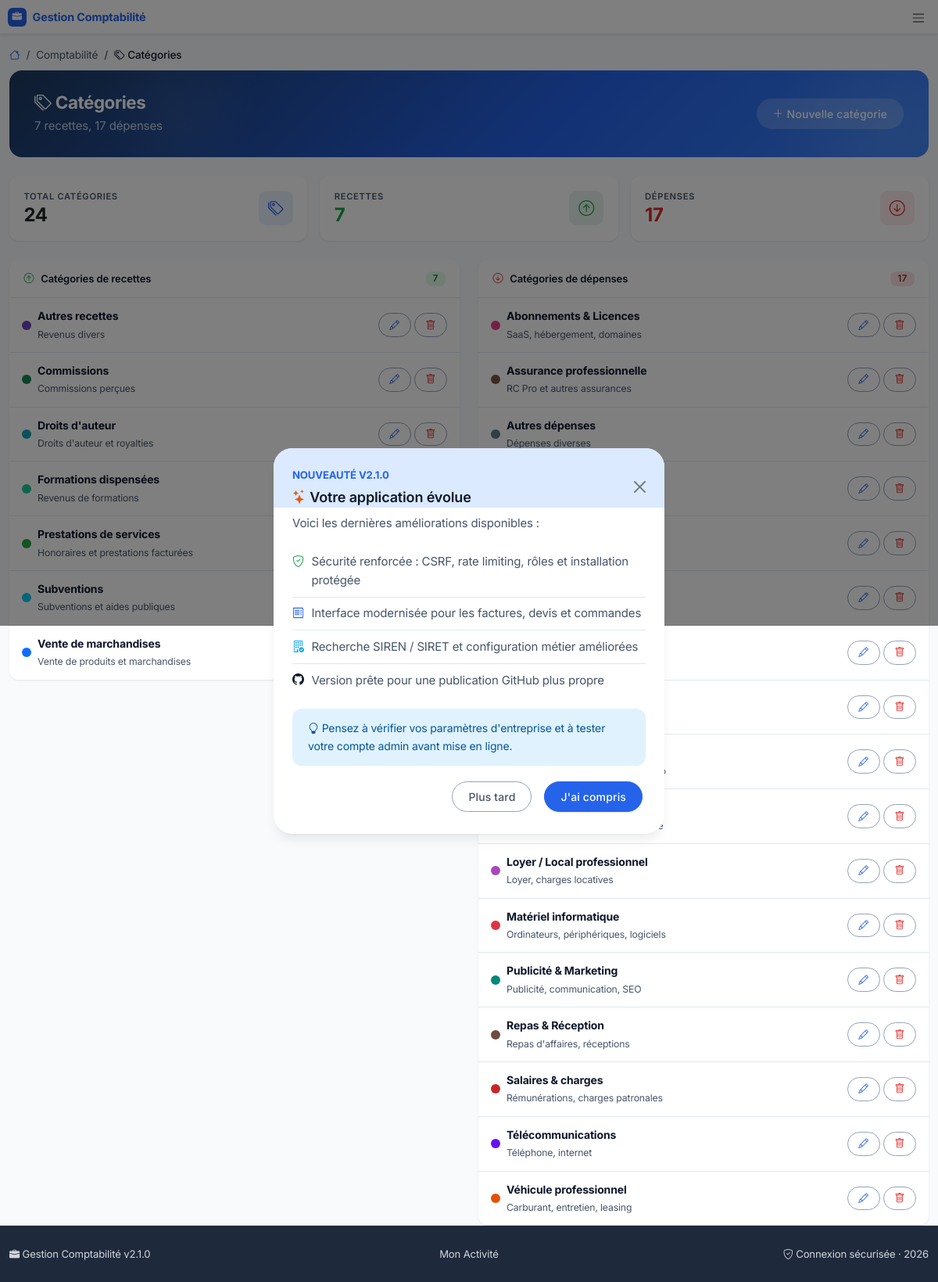
The app's page /categories.php (signed in) with its own data.
### tables this page shows
CREATE TABLE IF NOT EXISTS `categories` (
    `id` INT UNSIGNED AUTO_INCREMENT PRIMARY KEY,
    `nom` VARCHAR(100) NOT NULL,
    `type` ENUM('recette', 'depense') NOT NULL,
    `description` VARCHAR(255) DEFAULT NULL,
    `couleur` VARCHAR(7) DEFAULT '#6c757d',
    `actif` TINYINT(1) DEFAULT 1,
    `created_at` DATETIME DEFAULT CURRENT_TIMESTAMP
);

CREATE TABLE IF NOT EXISTS `parametres` (
    `cle` VARCHAR(50) PRIMARY KEY,
    `valeur` VARCHAR(255) NOT NULL,
    `description` VARCHAR(255) DEFAULT NULL
);

### functions.php (called while the page is built, shortened)
<?php
function e(string $str): string {
    return htmlspecialchars($str, ENT_QUOTES, 'UTF-8');
}
function csrfToken(): string {
    return $_SESSION['csrf_token'];
}
function getParam(string $cle, string $defaut = ''): string {
    $db = getDB();
    $stmt = $db->prepare('SELECT valeur FROM parametres WHERE cle = ?');
    $stmt->execute([$cle]);
    $row = $stmt->fetch();
    return $row ? $row['valeur'] : $defaut;
}
function getCategories(string $type = null): array {
    $db = getDB();
    if ($type) {
        $stmt = $db->prepare('SELECT * FROM categories WHERE actif = 1 AND type = ? ORDER BY nom');
        $stmt->execute([$type]);
    } else {
        $stmt = $db->query('SELECT * FROM categories WHERE actif = 1 ORDER BY type, nom');
    }
    return $stmt->fetchAll();
}

### categories.php (the view, shortened to what this page needs)
<?php
require_once __DIR__ . '/functions.php';
$categoriesRecette = getCategories('recette');
$categoriesDepense = getCategories('depense');
include 'header.php';
?>
<div class="hero-banner mb-4">
    <div class="d-flex justify-content-between align-items-center">
        <div>
            <h2 class="mb-1"><i class="bi bi-tags"></i> Catégories</h2>
            <p class="text-muted mb-0"><?= count($categoriesRecette) ?> recette<?= count($categoriesRecette) > 1 ? 's' : '' ?>, <?= count($categoriesDepense) ?> dépense<?= count($categoriesDepense) > 1 ? 's' : '' ?></p>
        </div>
        <button class="btn btn-primary" data-bs-toggle="modal" data-bs-target="#modalCategorie" onclick="resetForm()">
            <i class="bi bi-plus-lg"></i> Nouvelle catégorie
        </button>
    </div>
</div>
<div class="row g-3 mb-4">
    <div class="col-md-4 col-6">
        <div class="card border-0 stat-card h-100">
            <div class="card-body">
                <div class="d-flex justify-content-between align-items-center">
                    <div>
                        <div class="text-muted small text-uppercase">Total catégories</div>
                        <div class="fs-4 fw-bold"><?= count($categoriesRecette) + count($categoriesDepense) ?></div>
                    </div>
                    <div class="stat-icon bg-primary bg-opacity-10 text-primary">
                        <i class="bi bi-tags"></i>
                    </div>
                </div>
            </div>
        </div>
    </div>
    <div class="col-md-4 col-6">
        <div class="card border-0 stat-card h-100">
            <div class="card-body">
                <div class="d-flex justify-content-between align-items-center">
                    <div>
                        <div class="text-muted small text-uppercase">Recettes</div>
                        <div class="fs-4 fw-bold text-success"><?= count($categoriesRecette) ?></div>
                    </div>
                    <div class="stat-icon bg-success bg-opacity-10 text-success">
                        <i class="bi bi-arrow-up-circle"></i>
                    </div>
                </div>
            </div>
        </div>
    </div>
    <div class="col-md-4 col-6">
        <div class="card border-0 stat-card h-100">
            <div class="card-body">
                <div class="d-flex justify-content-between align-items-center">
                    <div>
                        <div class="text-muted small text-uppercase">Dépenses</div>
                        <div class="fs-4 fw-bold text-danger"><?= count($categoriesDepense) ?></div>
                    </div>
                    <div class="stat-icon bg-danger bg-opacity-10 text-danger">
                        <i class="bi bi-arrow-down-circle"></i>
                    </div>
                </div>
            </div>
        </div>
    </div>
</div>
<div class="row g-4">
    <div class="col-md-6">
        <div class="card border-0">
            <div class="card-header d-flex justify-content-between align-items-center">
                <span><i class="bi bi-arrow-up-circle text-success"></i> Catégories de recettes</span>
                <span class="badge bg-success"><?= count($categoriesRecette) ?></span>
            </div>
            <div class="list-group list-group-flush">
                <?php if (empty($categoriesRecette)): ?>
                    <div class="list-group-item text-muted text-center py-4">
                        <i class="bi bi-inbox"></i> Aucune catégorie de recette
                    </div>
                <?php else: ?>
                    <?php foreach ($categoriesRecette as $cat): ?>
                        <div class="list-group-item d-flex justify-content-between align-items-center">
                            <div class="d-flex align-items-center gap-2">
                                <span class="rounded-circle d-inline-block" style="width: 12px; height: 12px; background-color: <?= e($cat['couleur']) ?>"></span>
                                <div>
                                    <strong><?= e($cat['nom']) ?></strong>
                                    <?php if ($cat['description']): ?>
                                        <br><small class="text-muted"><?= e($cat['description']) ?></small>
                                    <?php endif; ?>
                                </div>
                            </div>
                            <div class="d-flex gap-1">
                                <a href="categories.php?action=modifier&id=<?= $cat['id'] ?>" class="btn btn-sm btn-outline-primary">
                                    <i class="bi bi-pencil"></i>
                                </a>
                                <a href="categories.php?action=supprimer&id=<?= $cat['id'] ?>&csrf=<?= csrfToken() ?>"
                                   class="btn btn-sm btn-outline-danger"
                                   onclick="return confirm('Désactiver cette catégorie ?')">
                                    <i class="bi bi-trash"></i>
                                </a>
                            </div>
                        </div>
                    <?php endforeach; ?>
                <?php endif; ?>
            </div>
        </div>
    </div>
    <div class="col-md-6">
        <div class="card border-0">
            <div class="card-header d-flex justify-content-between align-items-center">
                <span><i class="bi bi-arrow-down-circle text-danger"></i> Catégories de dépenses</span>
                <span class="badge bg-danger"><?= count($categoriesDepense) ?></span>
            </div>
            <div class="list-group list-group-flush">
                <?php if (empty($categoriesDepense)): ?>
                    <div class="list-group-item text-muted text-center py-4">
                        <i class="bi bi-inbox"></i> Aucune catégorie de dépense
                    </div>
                <?php else: ?>
                    <?php foreach ($categoriesDepense as $cat): ?>
                        <div class="list-group-item d-flex justify-content-between align-items-center">
                            <div class="d-flex align-items-center gap-2">
                                <span class="rounded-circle d-inline-block" style="width: 12px; height: 12px; background-color: <?= e($cat['couleur']) ?>"></span>
                                <div>
                                    <strong><?= e($cat['nom']) ?></strong>
                                    <?php if ($cat['description']): ?>
                                        <br><small class="text-muted"><?= e($cat['description']) ?></small>
                                    <?php endif; ?>
                                </div>
                            </div>
                            <div class="d-flex gap-1">
                                <a href="categories.php?action=modifier&id=<?= $cat['id'] ?>" class="btn btn-sm btn-outline-primary">
                                    <i class="bi bi-pencil"></i>
                                </a>
                                <a href="categories.php?action=supprimer&id=<?= $cat['id'] ?>&csrf=<?= csrfToken() ?>"
                                   class="btn btn-sm btn-outline-danger"
                                   onclick="return confirm('Désactiver cette catégorie ?')">
                                    <i class="bi bi-trash"></i>
                                </a>
                            </div>
                        </div>
                    <?php endforeach; ?>
                <?php endif; ?>
            </div>
        </div>
    </div>
</div>
<?php include 'footer.php'; ?>

### header.php (shortened to what this page needs)
<?php
require_once __DIR__ . '/functions.php';
$page_courante = basename($_SERVER['SCRIPT_NAME'], '.php');
?>
<!DOCTYPE html>
<html lang="fr">
<head>
    <link href="https://cdn.jsdelivr.net/npm/bootstrap@5.3.3/dist/css/bootstrap.min.css" rel="stylesheet">
    <link href="https://cdn.jsdelivr.net/npm/bootstrap-icons@1.11.3/font/bootstrap-icons.min.css" rel="stylesheet">
    <link href="<?= BASE_URL ?>assets/style.css" rel="stylesheet">
</head>
<body>
    <nav class="navbar navbar-expand-xxl navbar-dark navbar-blue app-navbar-sticky">
        <div class="container-fluid">
            <a class="navbar-brand" href="<?= BASE_URL ?>">
                <i class="bi bi-briefcase-fill"></i> <?= APP_NAME ?>
            </a>
            <button class="navbar-toggler" type="button" data-bs-toggle="offcanvas" data-bs-target="#navbarPanel" aria-controls="navbarPanel">
                <span class="navbar-toggler-icon"></span>
            </button>
        </div>
    </nav>
    <main class="container-fluid mt-3 app-content">
        <?php
        $breadcrumbMap = [
            'index' => ['label' => 'Tableau de bord', 'icon' => 'speedometer2'],
            'clients' => ['label' => 'Clients', 'icon' => 'people', 'parent' => 'commercial'],
            'devis' => ['label' => 'Devis', 'icon' => 'file-earmark-text', 'parent' => 'commercial'],
            'factures' => ['label' => 'Factures', 'icon' => 'receipt', 'parent' => 'commercial'],
            'commandes' => ['label' => 'Commandes', 'icon' => 'cart-check', 'parent' => 'commercial'],
            'paiements' => ['label' => 'Paiements', 'icon' => 'credit-card', 'parent' => 'commercial'],
            'transactions' => ['label' => 'Transactions', 'icon' => 'arrow-left-right', 'parent' => 'comptabilite'],
            'categories' => ['label' => 'Catégories', 'icon' => 'tags', 'parent' => 'comptabilite'],
            'exercices' => ['label' => 'Exercices', 'icon' => 'calendar-range', 'parent' => 'comptabilite'],
            'comptabilite' => ['label' => 'Grand livre', 'icon' => 'journal-text', 'parent' => 'comptabilite'],
            'caisse' => ['label' => 'Caisse', 'icon' => 'cart3'],
            'produits' => ['label' => 'Produits', 'icon' => 'box-seam', 'parent' => 'caisse_parent'],
            'inventaire' => ['label' => 'Inventaires', 'icon' => 'clipboard-check', 'parent' => 'caisse_parent'],
            'cloture_caisse' => ['label' => 'Clôture caisse', 'icon' => 'lock', 'parent' => 'caisse_parent'],
            'rapports' => ['label' => 'Rapports', 'icon' => 'bar-chart-line'],
            'conges' => ['label' => 'Congés payés', 'icon' => 'calendar2-check'],
            'paie' => ['label' => 'Bulletins de paye', 'icon' => 'cash-coin'],
            'parametres' => ['label' => 'Paramètres', 'icon' => 'gear'],
            'utilisateurs' => ['label' => 'Utilisateurs', 'icon' => 'people'],
            'profil' => ['label' => 'Mon profil', 'icon' => 'person-gear'],
            'recherche' => ['label' => 'Recherche', 'icon' => 'search'],
            'setup' => ['label' => 'Configuration', 'icon' => 'gear-wide-connected'],
            'register' => ['label' => 'Inscription', 'icon' => 'person-plus'],
        ];
        $parentMap = [
            'commercial' => ['label' => 'Commercial', 'link' => null],
            'comptabilite' => ['label' => 'Comptabilité', 'link' => null],
            'caisse_parent' => ['label' => 'Caisse & Stock', 'link' => null],
        ];
        if ($page_courante !== 'index' && isset($breadcrumbMap[$page_courante])):
            $bc = $breadcrumbMap[$page_courante];
        ?>
        <nav aria-label="breadcrumb" class="mb-2">
            <ol class="breadcrumb mb-0" style="font-size: 0.85rem;">
                <li class="breadcrumb-item"><a href="<?= BASE_URL ?>"><i class="bi bi-house"></i></a></li>
                <?php if (isset($bc['parent'], $parentMap[$bc['parent']])): ?>
                <li class="breadcrumb-item text-muted"><?= $parentMap[$bc['parent']]['label'] ?></li>
                <?php endif; ?>
                <li class="breadcrumb-item active"><i class="bi bi-<?= $bc['icon'] ?>"></i> <?= $bc['label'] ?></li>
            </ol>
        </nav>
        <?php endif; ?>

### footer.php (shortened to what this page needs)
    </main>
    <footer class="py-4 footer-blue border-top">
        <div class="container-fluid">
            <div class="row align-items-center text-center text-md-start">
                <div class="col-md-4">
                    <small><i class="bi bi-briefcase-fill"></i> <?= e(APP_NAME) ?> v<?= e(APP_VERSION) ?></small>
                </div>
                <div class="col-md-4 text-center">
                    <small><?= e(getParam('nom_entreprise', 'Mon Activité')) ?></small>
                </div>
                <div class="col-md-4 text-md-end">
                    <small><i class="bi bi-shield-check"></i> Connexion sécurisée · <?= date('Y') ?></small>
                </div>
            </div>
        </div>
    </footer>
    <div class="modal fade" id="newsModal" tabindex="-1" aria-labelledby="newsModalLabel" aria-hidden="true" data-version="<?= e(APP_VERSION) ?>">
        <div class="modal-dialog modal-dialog-centered">
            <div class="modal-content news-modal">
                <div class="modal-header border-0 pb-0">
                    <div>
                        <div class="small text-uppercase text-primary fw-bold mb-1">Nouveauté v<?= e(APP_VERSION) ?></div>
                        <h5 class="modal-title" id="newsModalLabel"><i class="bi bi-stars text-warning"></i> Votre application évolue</h5>
                    </div>
                    <button type="button" class="btn-close" data-bs-dismiss="modal" aria-label="Fermer"></button>
                </div>
                <div class="modal-body pt-2">
                    <p class="text-muted">Voici les dernières améliorations disponibles :</p>
                    <ul class="news-list">
                        <li><i class="bi bi-shield-check text-success"></i> Sécurité renforcée : CSRF, rate limiting, rôles et installation protégée</li>
                        <li><i class="bi bi-receipt text-primary"></i> Interface modernisée pour les factures, devis et commandes</li>
                        <li><i class="bi bi-building-check text-info"></i> Recherche SIREN / SIRET et configuration métier améliorées</li>
                        <li><i class="bi bi-github text-dark"></i> Version prête pour une publication GitHub plus propre</li>
                    </ul>
                    <div class="alert alert-info border-0 mb-0">
                        <i class="bi bi-lightbulb"></i> Pensez à vérifier vos paramètres d'entreprise et à tester votre compte admin avant mise en ligne.
                    </div>
                </div>
                <div class="modal-footer border-0 pt-0">
                    <button type="button" class="btn btn-outline-secondary" data-bs-dismiss="modal">Plus tard</button>
                    <button type="button" class="btn btn-primary" id="dismissNewsPermanently">J'ai compris</button>
                </div>
            </div>
        </div>
    </div>
</body>
</html>

### records on screen
categories: nom "Autres recettes", description "Revenus divers"
categories: nom "Commissions", description "Commissions perçues"
categories: nom "Droits d'auteur", description "Droits d'auteur et royalties"
categories: nom "Formations dispensées", description "Revenus de formations"
categories: nom "Prestations de services", description "Honoraires et prestations facturées"
categories: nom "Subventions", description "Subventions et aides publiques"
categories: nom "Vente de marchandises", description "Vente de produits et marchandises"
categories: nom "Abonnements & Licences", description "SaaS, hébergement, domaines"
categories: nom "Assurance professionnelle", description "RC Pro et autres assurances"
categories: nom "Autres dépenses", description "Dépenses diverses"
categories: nom "Loyer / Local professionnel", description "Loyer, charges locatives"
categories: nom "Matériel informatique", description "Ordinateurs, périphériques, logiciels"
categories: nom "Publicité & Marketing", description "Publicité, communication, SEO"
categories: nom "Repas & Réception", description "Repas d'affaires, réceptions"
categories: nom "Salaires & charges", description "Rémunérations, charges patronales"
categories: nom "Télécommunications", description "Téléphone, internet"
categories: nom "Véhicule professionnel", description "Carburant, entretien, leasing"
parametres: valeur "Mon Activité"

### other values on screen
APP_NAME "Gestion Comptabilité"
$parentMap[$bc['parent']]['label'] "Comptabilité"
$bc['label'] "Catégories"
count($categoriesRecette) "7"
count($categoriesDepense) "17"
count($categoriesRecette) + count($categoriesDepense) "24"
APP_VERSION "2.1.0"
